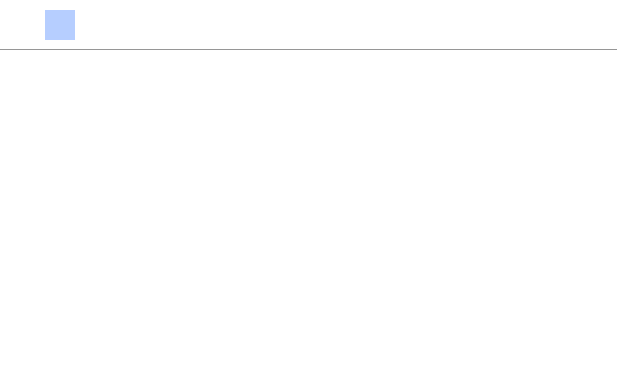
<?xml version="1.0" encoding="UTF-8"?>
<ui version="4.0">
 <class>ly_PicAnnotation</class>
 <widget class="QWidget" name="ly_PicAnnotation">
  <property name="geometry">
   <rect>
    <x>0</x>
    <y>0</y>
    <width>617</width>
    <height>376</height>
   </rect>
  </property>
  <property name="windowTitle">
   <string>Form</string>
  </property>
  <layout class="QVBoxLayout" name="verticalLayout">
   <property name="spacing">
    <number>0</number>
   </property>
   <property name="leftMargin">
    <number>0</number>
   </property>
   <property name="topMargin">
    <number>0</number>
   </property>
   <property name="rightMargin">
    <number>0</number>
   </property>
   <property name="bottomMargin">
    <number>0</number>
   </property>
   <item>
    <widget class="QWidget" name="widget" native="true">
     <property name="styleSheet">
      <string notr="true">background-color: rgb(255, 255, 255);</string>
     </property>
     <layout class="QVBoxLayout" name="verticalLayout_2">
      <property name="spacing">
       <number>0</number>
      </property>
      <property name="leftMargin">
       <number>0</number>
      </property>
      <property name="topMargin">
       <number>0</number>
      </property>
      <property name="rightMargin">
       <number>0</number>
      </property>
      <property name="bottomMargin">
       <number>0</number>
      </property>
      <item>
       <widget class="QWidget" name="widget_tool" native="true">
        <property name="minimumSize">
         <size>
          <width>0</width>
          <height>50</height>
         </size>
        </property>
        <property name="maximumSize">
         <size>
          <width>16777215</width>
          <height>50</height>
         </size>
        </property>
        <property name="styleSheet">
         <string notr="true">border-bottom:1px solid rgb(150,150,150);</string>
        </property>
        <layout class="QHBoxLayout" name="horizontalLayout">
         <item>
          <widget class="QPushButton" name="pushButton_back">
           <property name="minimumSize">
            <size>
             <width>30</width>
             <height>30</height>
            </size>
           </property>
           <property name="maximumSize">
            <size>
             <width>30</width>
             <height>30</height>
            </size>
           </property>
           <property name="styleSheet">
            <string notr="true">QPushButton
{
image: url(:/resouce/back_black.png);
border:0px;
}
QPushButton:hover
{
background-color: rgba(70, 129, 255,100);
}
QPushButton:checked
{
background-color: rgba(70, 129, 255,100);
}
</string>
           </property>
           <property name="text">
            <string/>
           </property>
           <property name="checkable">
            <bool>false</bool>
           </property>
           <property name="checked">
            <bool>false</bool>
           </property>
          </widget>
         </item>
         <item>
          <widget class="QPushButton" name="pushButton_pen">
           <property name="minimumSize">
            <size>
             <width>30</width>
             <height>30</height>
            </size>
           </property>
           <property name="maximumSize">
            <size>
             <width>30</width>
             <height>30</height>
            </size>
           </property>
           <property name="styleSheet">
            <string notr="true">QPushButton
{
image: url(:/icons/dark/pen.svg);
border:0px;
}
QPushButton:hover
{
background-color: rgba(70, 129, 255,100);
}
QPushButton:checked
{
background-color: rgba(70, 129, 255,100);
}</string>
           </property>
           <property name="text">
            <string/>
           </property>
           <property name="checkable">
            <bool>true</bool>
           </property>
           <property name="checked">
            <bool>true</bool>
           </property>
          </widget>
         </item>
         <item>
          <widget class="QPushButton" name="pushButton_number">
           <property name="minimumSize">
            <size>
             <width>30</width>
             <height>30</height>
            </size>
           </property>
           <property name="maximumSize">
            <size>
             <width>30</width>
             <height>30</height>
            </size>
           </property>
           <property name="styleSheet">
            <string notr="true">QPushButton
{
image: url(:/icons/dark/number.svg);
border:0px;
}
QPushButton:hover
{
background-color: rgba(70, 129, 255,100);
}
QPushButton:checked
{
background-color: rgba(70, 129, 255,100);
}
</string>
           </property>
           <property name="text">
            <string/>
           </property>
           <property name="checkable">
            <bool>true</bool>
           </property>
          </widget>
         </item>
         <item>
          <widget class="QPushButton" name="pushButton_rect">
           <property name="minimumSize">
            <size>
             <width>30</width>
             <height>30</height>
            </size>
           </property>
           <property name="maximumSize">
            <size>
             <width>30</width>
             <height>30</height>
            </size>
           </property>
           <property name="styleSheet">
            <string notr="true">QPushButton
{
image: url(:/icons/dark/rect.svg);
border:0px;
}
QPushButton:hover
{
background-color: rgba(70, 129, 255,100);
}
QPushButton:checked
{
background-color: rgba(70, 129, 255,100);
}</string>
           </property>
           <property name="text">
            <string/>
           </property>
           <property name="checkable">
            <bool>true</bool>
           </property>
          </widget>
         </item>
         <item>
          <widget class="QPushButton" name="pushButton_line">
           <property name="minimumSize">
            <size>
             <width>30</width>
             <height>30</height>
            </size>
           </property>
           <property name="maximumSize">
            <size>
             <width>30</width>
             <height>30</height>
            </size>
           </property>
           <property name="styleSheet">
            <string notr="true">QPushButton
{
image: url(:/icons/dark/line.svg);
border:0px;
}
QPushButton:hover
{
background-color: rgba(70, 129, 255,100);
}
QPushButton:checked
{
background-color: rgba(70, 129, 255,100);
}</string>
           </property>
           <property name="text">
            <string/>
           </property>
           <property name="checkable">
            <bool>true</bool>
           </property>
          </widget>
         </item>
         <item>
          <spacer name="horizontalSpacer">
           <property name="orientation">
            <enum>Qt::Horizontal</enum>
           </property>
           <property name="sizeHint" stdset="0">
            <size>
             <width>282</width>
             <height>20</height>
            </size>
           </property>
          </spacer>
         </item>
         <item>
          <widget class="QPushButton" name="pushButton_line_2">
           <property name="minimumSize">
            <size>
             <width>30</width>
             <height>30</height>
            </size>
           </property>
           <property name="maximumSize">
            <size>
             <width>30</width>
             <height>30</height>
            </size>
           </property>
           <property name="cursor">
            <cursorShape>PointingHandCursor</cursorShape>
           </property>
           <property name="styleSheet">
            <string notr="true">image: url(:/resouce/save.png);
border:0px;</string>
           </property>
           <property name="text">
            <string/>
           </property>
          </widget>
         </item>
         <item>
          <widget class="QPushButton" name="pushButton_line_3">
           <property name="minimumSize">
            <size>
             <width>30</width>
             <height>30</height>
            </size>
           </property>
           <property name="maximumSize">
            <size>
             <width>30</width>
             <height>30</height>
            </size>
           </property>
           <property name="cursor">
            <cursorShape>PointingHandCursor</cursorShape>
           </property>
           <property name="styleSheet">
            <string notr="true">image: url(:/resouce/open.png);
border:0px;</string>
           </property>
           <property name="text">
            <string/>
           </property>
          </widget>
         </item>
        </layout>
       </widget>
      </item>
      <item>
       <widget class="QWidget" name="widget_area" native="true">
        <layout class="QVBoxLayout" name="verticalLayout_main"/>
       </widget>
      </item>
     </layout>
    </widget>
   </item>
  </layout>
 </widget>
 <resources/>
 <connections/>
</ui>
